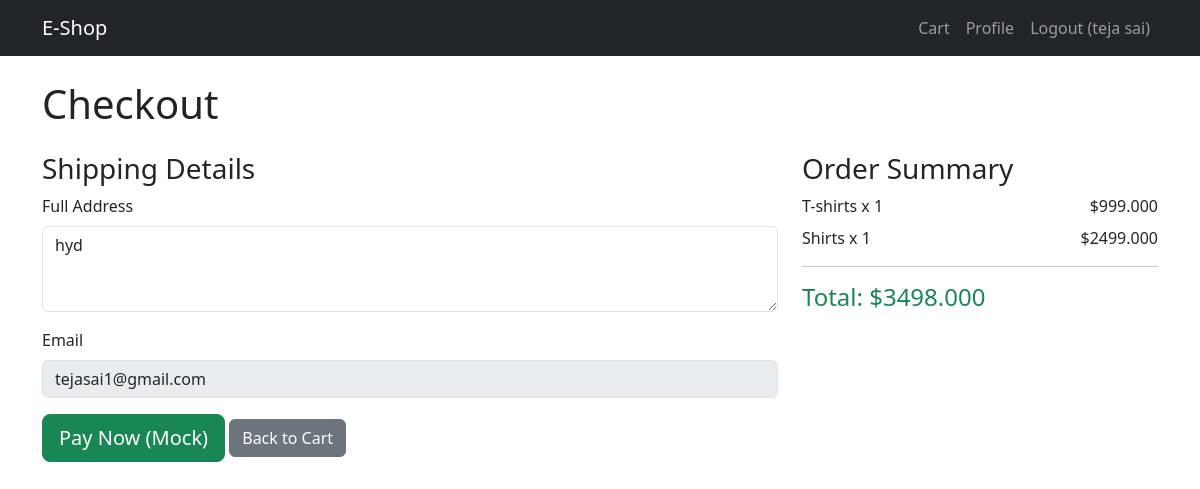
/orders/checkout/ (signed in), run on the app's committed database.
### users/models.py (models this page shows, shortened)
class CustomUser(AbstractUser):
    email = models.EmailField(unique=True)
    phone_number = models.CharField(max_length=15, blank=True, null=True)
    is_active = models.BooleanField(default=False)
    is_staff = models.BooleanField(default=False)
    date_joined = models.DateTimeField(default=timezone.now)
    address = models.TextField(blank=True)
    USERNAME_FIELD = "email"
    REQUIRED_FIELDS = []

### cart/models.py (models this page shows, shortened)
class CartItem(models.Model):
    cart = models.ForeignKey(Cart, related_name='items', on_delete=models.CASCADE)
    product = models.ForeignKey(Product, on_delete=models.CASCADE)
    quantity = models.PositiveIntegerField(default=1)
    @property
    def subtotal(self):
        return self.product.price*self.quantity

### products/models.py (models this page shows, shortened)
class Product(models.Model):
    CATEGORY_CHOICES = [
        ('M','Men'),
        ('W','Women')
    ]
    name = models.CharField(max_length=255)
    description = models.TextField()
    price = models.DecimalField(max_digits=10, decimal_places=3)
    image = models.URLField(max_length=500, blank=True, null=True)  # Changed here
    stock = models.PositiveIntegerField(default=0)
    category = models.CharField(max_length=1, choices=CATEGORY_CHOICES, default='W')

### orders/views.py (the view)
# urls.py: path('checkout/', views.checkout, name='checkout'),
@login_required
def checkout(request):
    cart = Cart.objects.get(user=request.user)
    if not cart.items.exists():
        return redirect('cart:view_cart')
    total = sum(item.subtotal for item in cart.items.all())
    if request.method == 'POST':
        address = request.POST.get('address')
        request.user.address = address
        request.user.save()
    return render(request, 'orders/checkout.html',{'cart':cart,'total':total})

### templates/orders/checkout.html (shortened to what this page needs)
{% extends 'base.html' %}
{% block content %}
<h1 class="mb-4">Checkout</h1>
<form method="post" action="{% url 'orders:process_payment' %}">
    <div class="row">
        <div class="col-md-8">
            <h3>Shipping Details</h3>
            <div class="mb-3">
                <label class="form-label">Full Address</label>
                <textarea class="form-control" name="address" rows="3" required>{{ user.address }}</textarea>
            </div>
            <div class="mb-3">
                <label class="form-label">Email</label>
                <input type="email" class="form-control" value="{{ user.email }}" disabled>
            </div>
        </div>
        <div class="col-md-4">
            <h3>Order Summary</h3>
            {% for item in cart.items.all %}
            <div class="d-flex justify-content-between mb-2">
                <span>{{ item.product.name }} x {{ item.quantity }}</span>
                <span>${{ item.subtotal }}</span>
            </div>
            {% endfor %}
            <hr>
            <h4 class="text-success">Total: ${{ total }}</h4>
        </div>
    </div>
    <button type="submit" class="btn btn-success btn-lg">Pay Now (Mock)</button>
    <a href="{% url 'cart:view_cart' %}" class="btn btn-secondary">Back to Cart</a>
</form>
{% endblock %}

### templates/base.html (shortened to what this page needs)
<!DOCTYPE html>
<html lang="en">
<head>
    <link href="https://cdn.jsdelivr.net/npm/bootstrap@5.3.0/dist/css/bootstrap.min.css" rel="stylesheet">
</head>
<body>
    <nav class="navbar navbar-expand-lg navbar-dark bg-dark">
        <div class="container">
            <a class="navbar-brand" href="{% url 'products:product_list' %}">E-Shop</a>
            <div class="navbar-nav ms-auto">
                {% if user.is_authenticated %}
                    <a class="nav-link" href="{% url 'cart:view_cart' %}">Cart</a>
                    <a class="nav-link" href="{% url 'users:profile' %}">Profile</a>
                    <a class="nav-link" href="{% url 'users:logout' %}">Logout ({{ user.get_full_name }})</a>
                {% else %}
                    <a class="nav-link" href="{% url 'users:login' %}">Login</a>
                    <a class="nav-link" href="{% url 'users:register' %}">Register</a>
                {% endif %}
            </div>
        </div>
    </nav>
    <div class="container mt-4">
        {% block content %}{% endblock %}
    </div>
</body>
</html>

### data on the page
CustomUser: get_full_name "teja sai", address "hyd", email "tejasai1@gmail.com"
CartItem: product.name "T-shirts", quantity "1", subtotal "999.000"
CartItem: product.name "Shirts", quantity "1", subtotal "2499.000"

### other printed values
{{ total }} "3498.000"
